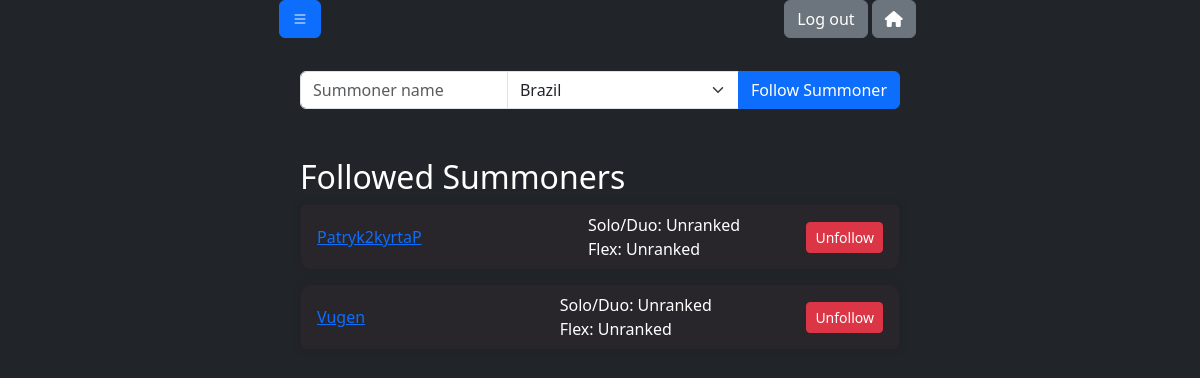
The page /profile/ (signed in) on the database as committed earlier.
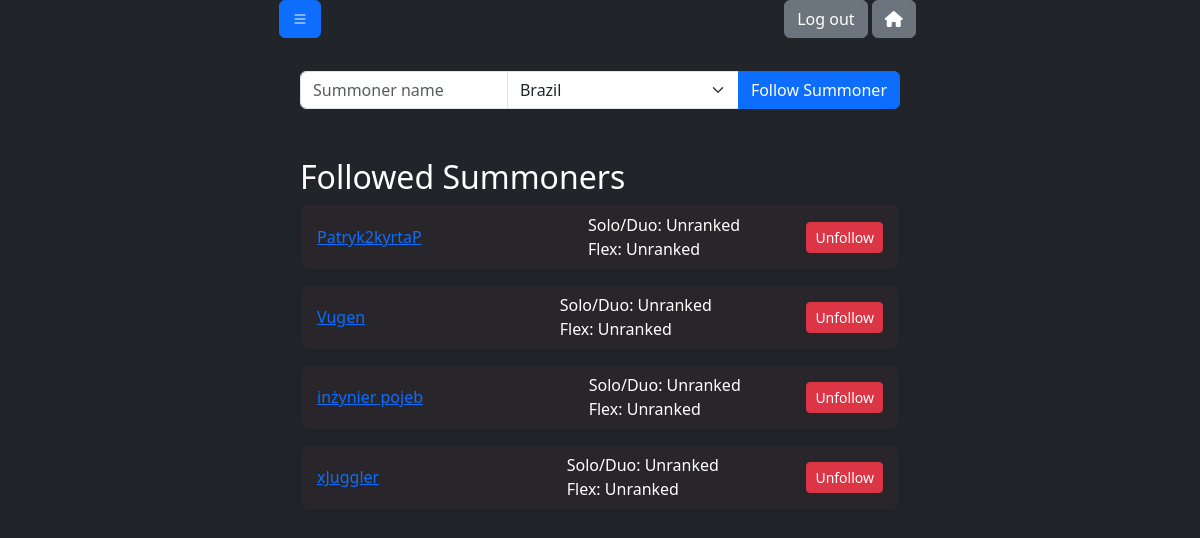
The same page on the database as committed later.
### kyrciapp/models.py (models this page shows, shortened)
class FollowedSummoner(models.Model):
    user = models.ForeignKey(CustomUser, on_delete=models.CASCADE)
    name = models.CharField(max_length=100)
    region = models.CharField(max_length=100)
    solo_rank_info = models.CharField(max_length=50, blank=True, null=True)
    flex_rank_info = models.CharField(max_length=50, blank=True, null=True)

### kyrciapp/views.py (the view)
# urls.py: path('profile/', views.profile_view, name='profile'),
def profile_view(request):
    regions = choose_region()
    followed_summoners = FollowedSummoner.objects.filter(user=request.user)
    for summoner in followed_summoners:
        summoner_info = get_summoner_info(summoner.name, summoner.region)
        if summoner_info:
            request.session['id'] = summoner_info[4]
            request.session['global_region'] = summoner.region
            solo_rank_info, flex_rank_info = rank_info_render(request)
            summoner.solo_rank_info = solo_rank_info if solo_rank_info else {}
            summoner.flex_rank_info = flex_rank_info if flex_rank_info else {}
    context = {
        'regions': regions,
        'followed_summoners': followed_summoners
    }
    return render(request, 'profile.html', context)

### kyrciapp/python/config.py (called while the page is built)
def get_api_key():
    return "RGAPI-03d49e19-3db7-4f49-a1f5-75d020438f47"

### kyrciapp/python/region_dictionary.py (called while the page is built)
def region_lists():
    region_list = [
        'BR1',
        'EUN1',
        'EUW1',
        'JP1',
        'KR',
        'LA1',
        'LA2',
        'NA1',
        'OC1',
        'PH2',
        'RU',
        'SG2',
        'TH2',
        'TR1',
        'TW2',
        'VN2',
        ]
    return region_list

def choose_region():
    print("Available regions:")
    regions = region_lists()
    region_dict = {
        'BR1': 'Brazil',
        'EUN1': 'EUNE (Europe Nordic & East)',
        'EUW1': 'Europe West',
        'JP1': 'Japan',
        'KR': 'Korea',
        'LA1': 'Latin America North',
        'LA2': 'Latin America South',
        'NA1': 'North America',
        'OC1': 'Oceania',
        'PH2': 'Philippines',
        'RU': 'Russia',
        'SG2': 'Singapore',
        'TH2': 'Thailand',
        'TR1': 'Turkey',
        'TW2': 'Taiwan',
        'VN2': 'Vietnam',
    }
    return list(region_dict.items())

### kyrciapp/templates/profile.html (shortened to what this page needs)
<!DOCTYPE html>
<html>
<head>
    <head>
        <link href="https://cdn.jsdelivr.net/npm/bootstrap@5.3.2/dist/css/bootstrap.min.css" rel="stylesheet">
        <link href="https://cdnjs.cloudflare.com/ajax/libs/font-awesome/6.0.0-beta3/css/all.min.css" rel="stylesheet">
        <link rel="stylesheet" href="https://cdn.jsdelivr.net/npm/bootstrap-icons@1.9.1/font/bootstrap-icons.css">
</head>
<body class="bg-dark text-white">
    <div class="container-fluid">
        <div class="row">
            <div class="col-md-1"> </div>
            <div class="col text-center padding-left color-white">
                <button class="btn btn-primary" type="button" id="menuToggle" style="margin-right: 100px;">
                    <i class="bi bi-list"></i>
                </button>
            </div>
            <div class="col text-center ">
                {% if user.is_authenticated %}
                    <a href="{% url 'logout_confirm' %}" class="btn btn-secondary">Log out</a>
                    <a href="{% url 'index' %}" class="btn btn-secondary ">
                        <i class="fas fa-home"></i>
                    </a>
                {% endif %}
            </div>
            <div class="col-md-1"> </div>
        </div>
    </div>
<div class="d-flex justify-content-center align-items-center" style="min-height: 15vh;">
    <form method="post" action="{% url 'follow_summoner' %}" class="w-50">
        <div class="input-group mb-3">
            <input type="text" class="form-control" placeholder="Summoner name" name="summoner_name">
            <select class="form-select" name="region">
                {% for code, name in regions %}
                    <option value="{{ code }}">{{ name }}</option>
                {% endfor %}
            </select>
            <button class="btn btn-primary" type="submit">Follow Summoner</button>
        </div>
    </form>
</div>
<div class="d-flex justify-content-center align-items-center" style="min-height: 10vh;">
    <div class="w-50">
        <h2>Followed Summoners</h2>
        <ul class="list-group" >
            {% for summoner in followed_summoners %}
                <li class="list-group-item d-flex justify-content-between align-items-center custom-card white-space: nowrap" >
                    <a href="{% url 'player_info_with_args' summoner_name=summoner.name region=summoner.region %} "class="no-wrap">
                        {{ summoner.name }}
                    </a>
                    <div class="rank-info">
                        <div class="rank-row">
                            {% if summoner.solo_rank_info %}
                                <span>Solo/Duo:</span>
                                <img src="https://raw.communitydragon.org/latest/plugins/rcp-fe-lol-shared-components/global/default/{{ summoner.solo_rank_info.Tier|lower }}.png" alt="Tier Icon" class="small-tier-icon">
                                <span>{{ summoner.solo_rank_info.Rank }} - {{ summoner.solo_rank_info.League_Points }}LP - Win Rate: {{ summoner.solo_rank_info.Win_Percentage }}</span>
                            {% else %}
                                <span>Solo/Duo: Unranked</span>
                            {% endif %}
                        </div>
                        <div class="rank-row">
                            {% if summoner.flex_rank_info %}
                                <span>Flex:</span>
                                <img src="https://raw.communitydragon.org/latest/plugins/rcp-fe-lol-shared-components/global/default/{{ summoner.flex_rank_info.Tier|lower }}.png" alt="Tier Icon" class="small-tier-icon">
                                <span>{{ summoner.flex_rank_info.Rank }} - {{ summoner.flex_rank_info.League_Points }}LP - Win Rate: {{ summoner.flex_rank_info.Win_Percentage }}</span>
                            {% else %}
                                <span>Flex: Unranked</span>
                            {% endif %}
                        </div>
                    </div>
                    <form method="post" action="{% url 'unfollow_summoner' summoner.id %}" class="d-inline">
                        <button type="submit" class="btn btn-danger btn-sm">Unfollow</button>
                    </form>
                </li>
            {% endfor %}
        </ul>
    </div>
</div>
</body>
</html>

### kyrciapp/templates/profile.html (style rules this page uses)
.color-white { color: rgb(0, 0, 0) !important; }
.custom-card { background: rgb(40, 38, 43); border-radius: 10px; border-color: rgba(0, 0, 0, 0.1); box-shadow: 0 0 10px rgba(0, 0, 0, 0.1); color:rgb(255, 255, 255); margin-bottom: 15px; }
.rank-info { margin-left: 100px; display: flex; flex-direction: column; align-items: flex-start; }
.rank-row { display: flex; align-items: center; gap: 5px; }
.no-wrap { white-space: nowrap; }

Rows that differ between the two databases and show on the page:
added FollowedSummoner: name "inżynier pojeb", shows "Solo/Duo: Unranked", shows "Flex: Unranked"
added FollowedSummoner: name "xJuggler", shows "Solo/Duo: Unranked", shows "Flex: Unranked"
